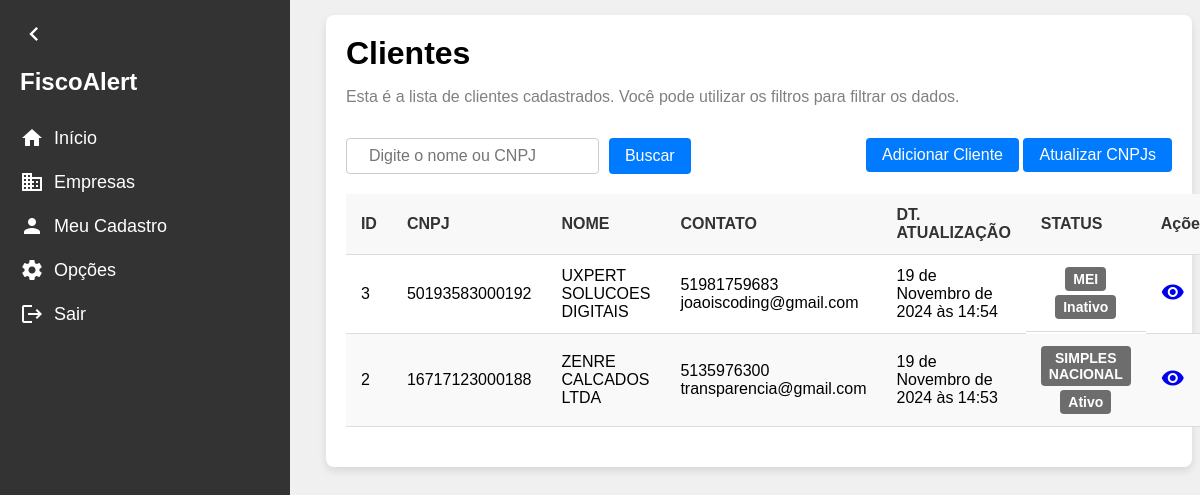
/clientes/, run on an earlier commit of the app's database.
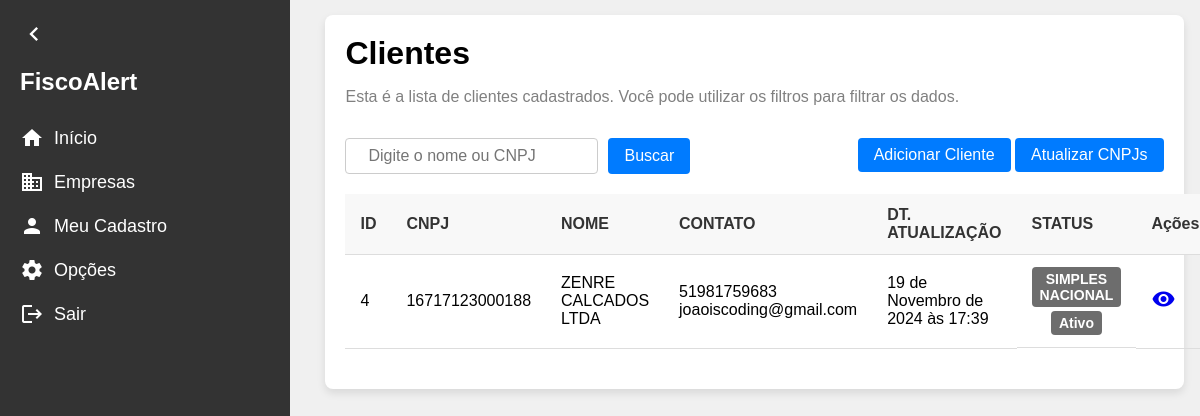
And on a later commit of the database.
### clientes/models.py (models this page shows, shortened)
class Cliente(models.Model):
    id = models.AutoField(primary_key=True)
    nome_fantasia = models.CharField(max_length=200)
    razao_social = models.CharField(max_length=200)
    cnpj = models.CharField(max_length=14, blank=True, null=True)
    responsavel_tecnico = models.CharField(max_length=50)
    email = models.CharField(max_length=200, blank=True, null=True)
    regime_fiscal = models.ForeignKey(RegimeFiscal, on_delete=models.PROTECT, related_name= 'regime_fiscal')
    data_inclusao = models.DateField(blank= True, null= True)
    data_exclusao = models.DateField(blank= True, null= True)
    ultima_atualizacao = models.DateTimeField(blank=True, null=True)
    status = models.CharField(max_length=20, blank= True, null= True)
    telefone = models.CharField(
        max_length=15, blank=True, null=True,
        validators=[
            RegexValidator(
                regex=r'^\d{10,11}$',
                message="O número de telefone deve conter apenas dígitos e ter 10 ou 11 dígitos."
            )
        ]
    )

class RegimeFiscal(models.Model):
    id = models.AutoField(primary_key=True)
    nome = models.CharField(max_length=30)
    def __str__(self):
        return self.nome
    class Meta:
        verbose_name = "Regime Fiscal"
        verbose_name_plural = "Regimes Fiscais"

### clientes/views.py (the view)
# urls.py: path('clientes/', clientes_view, name='clientes'),
def clientes_view(request):
    clientes = Cliente.objects.all().order_by('nome_fantasia')
    search = request.GET.get('search')
    if search:
        clientes = clientes.filter(nome_fantasia__icontains = search)
    return render(request, 'clientes.html', {'clientes': clientes})

### clientes/templates/clientes.html (shortened to what this page needs)
{% extends "base.html" %}
{% block content %}
<div class="content">
    <div class="container">
        <div class="title">Clientes</div>
        <p>Esta é a lista de clientes cadastrados. Você pode utilizar os filtros para filtrar os dados.</p>
        <div class="actions">
            <form method="GET" action="">
                <input type="text" name="search" placeholder="Digite o nome ou CNPJ" value="{{ request.GET.search }}">
                <button type="submit">Buscar</button>
            </form>
            <div>
                <a href="{% url 'novo_cliente' %}" class="add-client-btn"><button >Adicionar Cliente</button></a>
                <a href="{% url 'atualizar_clientes' %}" class="update-clients-btn"><button type="button">Atualizar CNPJs</button></a>
            </div>
        </div>
        {% if clientes %}
            <table>
                <thead>
                    <tr>
                        <th>ID</th>
                        <th>CNPJ</th>
                        <th>NOME</th>
                        <th>CONTATO</th>
                        <th>DT. ATUALIZAÇÃO</th>
                        <th>STATUS</th>
                        <th>Ações</th>
                    </tr>
                </thead>
                <tbody>
                    {% for cliente in clientes %}
                    <tr>
                        <td>{{ cliente.id }}</td>
                        <td>{{ cliente.cnpj }}</td>
                        <td>{{ cliente.nome_fantasia }}</td>
                        <td>{{ cliente.telefone }}<br>{{ cliente.email }}</td>
                        <td>
                            {% if cliente.ultima_atualizacao %}
                                {{ cliente.ultima_atualizacao }}
                            {% else %}
                                Aguardando a primeira análise.
                            {% endif %}
                        </td>
                        <td class="status-tag">
                            <span>{{ cliente.regime_fiscal }}</span>
                            <span>
                                {% if cliente.status %}
                                    {{ cliente.status }}
                                {% else %}
                                    Em análise
                                {% endif %}
                            </span>
                        </td>
                        <td class="actions-icons">
                            <a href="{% url 'cliente_detalhe' pk=cliente.pk %}">
                                <span class="material-icons">visibility</span>
                            </a>
                        </td>
                    </tr>
                    {% endfor %}
                </tbody>
            </table>
        {% else %}
            <div class="placeholder-clientes">
                <div class="material-icons">search_off</div>
                <h3>Não há clientes cadastrados. Clique em "Adicionar cliente" para iniciar um cadastro.</h3>
            </div>
        {% endif %}
    </div>
</div>
{% endblock %}

### app/templates/base.html (shortened to what this page needs)
<!DOCTYPE html>
<html lang="pt-BR">
<head>
</head>
<body>
    <nav class="sidebar collapsed" id="sidebar">
        <span class="material-icons toggle-btn" onclick="toggleSidebar()">chevron_left</span>
        <span class="logo">FiscoAlert</span>
        <div class="menu">
            <a href="#">
                <span class="material-icons">home</span>
                <span class="text">Início</span>
            </a>
            <a href="{% url 'clientes' %}">
                <span class="material-icons">business</span>
                <span class="text">Empresas</span>
            </a>
            <a href="{% url 'escritorio_detalhes' id=1 %}">
                <span class="material-icons">person</span>
                <span class="text">Meu Cadastro</span>
            </a>
            <a href="#">
                <span class="material-icons">settings</span>
                <span class="text">Opções</span>
            </a>
            <a href="#">
                <span class="material-icons">logout</span>
                <span class="text">Sair</span>
            </a>
        </div>
    </nav>
    {% block content %}
    {% endblock %}
</body>
</html>

### app/templates/base.html (style rules this page uses)
body { font-family: Arial, sans-serif; margin: 0; padding: 0; background-color: #f0f0f0; display: flex; }
.sidebar { width: 250px; background-color: #333; color: white; display: flex; align-items: flex-start; flex-direction: column; padding: 20px; height: 100vh; position: fixed; left: 0; top: 0; transition: width 0.2s; overflow: hidden; }
.sidebar .logo { font-size: 24px; font-weight: bold; margin-bottom: 30px; white-space: nowrap; overflow: hidden; transition: opacity 0.2s; }
.sidebar .menu { display: flex; flex-direction: column; gap: 20px; }
.sidebar .menu a { color: white; text-decoration: none; display: flex; align-items: center; gap: 10px; font-size: 18px; white-space: nowrap; overflow: hidden; transition: opacity 0.2s; }
.toggle-btn { font-size: 28px; cursor: pointer; color: white; margin-bottom: 20px; align-self: flex-start; transition: transform 0.2s; }
.content { display: flex; justify-content: center; margin-left: 270px; padding-left: 30px; padding-top: 15px; width: calc(100% - 270px); }
.container { width: 90%; background-color: white; padding: 20px; box-shadow: 0 4px 8px rgba(0, 0, 0, 0.1); border-radius: 8px; }
.title { display: flex; align-items: center; font-size: 32px; font-weight: bold; margin-bottom: 0; }
.container p { margin-bottom: 32px; color: grey; }
.actions { display: flex; justify-content: space-between; margin-bottom: 20px; }
.actions form { display: flex; gap: 10px; }
.actions input[type="text"] { padding: 8px 22px 8px 22px; font-size: 16px; border: 1px solid #ccc; border-radius: 4px; }
.actions button { padding: 8px 16px; font-size: 16px; color: white; background-color: #007bff; border: none; border-radius: 4px; cursor: pointer; }
table { width: 100%; border-collapse: collapse; margin-bottom: 20px; }
table th, table td { padding: 12px 15px; text-align: left; border-bottom: 1px solid #ddd; }
table th { background-color: #f8f8f8; font-weight: bold; color: #333; }
.status-tag { display: flex; flex-direction: column; align-items: center; gap: 4px; }
.status-tag span { background-color: #6d6d6d; text-align: center; color: white; padding: 4px 8px; border-radius: 4px; font-weight: bold; font-size: 14px; }

What changed in the data, as far as the page shows it:
removed Cliente: id "3", cnpj "50193583000192", nome_fantasia "UXPERT SOLUCOES DIGITAIS", telefone "51981759683", email "joaoiscoding@gmail.com", ultima_atualizacao "19 de Novembro de 2024 às 14:54", regime_fiscal "MEI", status "Inativo"
removed Cliente: id "2", cnpj "16717123000188", nome_fantasia "ZENRE CALCADOS LTDA", telefone "5135976300", email "transparencia@gmail.com", ultima_atualizacao "19 de Novembro de 2024 às 14:53", regime_fiscal "SIMPLES NACIONAL", status "Ativo"
added Cliente: id "4", cnpj "16717123000188", nome_fantasia "ZENRE CALCADOS LTDA", telefone "51981759683", email "joaoiscoding@gmail.com", ultima_atualizacao "19 de Novembro de 2024 às 17:39", regime_fiscal "SIMPLES NACIONAL", status "Ativo"
